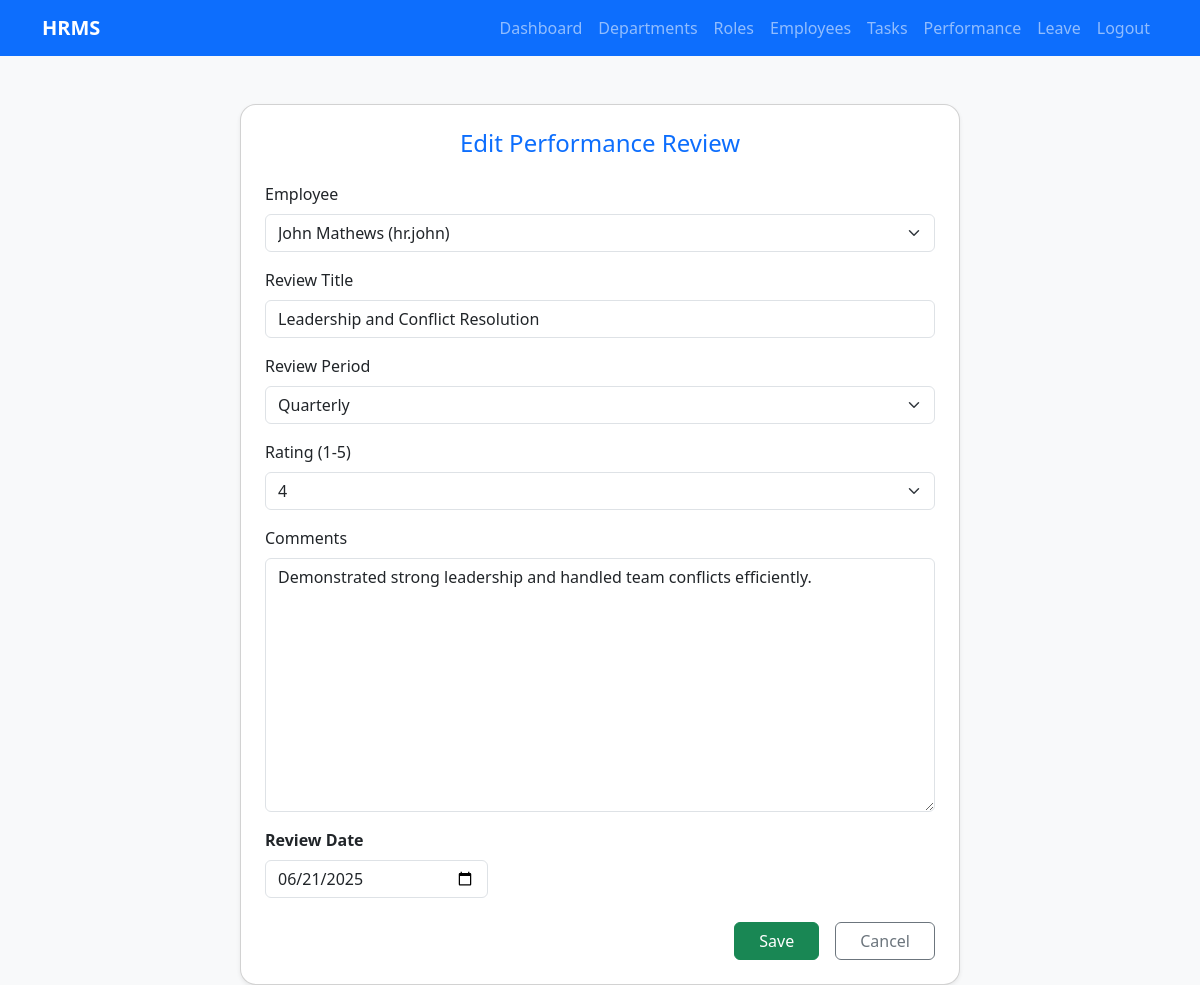
The page /departments/reviews/edit/1/ (signed in) on the database its author committed.
### departments/models.py (models this page shows)
class CustomUser(AbstractUser):
    employee_id = models.AutoField(primary_key=True)
    mobile = models.CharField(max_length=100)
    dept = models.ForeignKey(Department, on_delete=models.SET_NULL, null=True, blank=True)
    role = models.ForeignKey(Role, on_delete=models.SET_NULL, null=True, blank=True)
    reporting_manager = models.ForeignKey(
        'self',
        on_delete=models.SET_NULL,
        null=True,
        blank=True,
        related_name='subordinates'
    )
    date_of_joining = models.DateField(null=True, blank=True)
    created_at = models.DateTimeField(auto_now_add=True)
    updated_at = models.DateTimeField(auto_now=True)
    REQUIRED_FIELDS = ['email', 'first_name', 'last_name']
    def __str__(self):
        return f"{self.first_name} {self.last_name} ({self.username})"

class PerformanceReview(models.Model):
    review_title = models.CharField(max_length=200)
    employee = models.ForeignKey(CustomUser, on_delete=models.CASCADE, related_name='reviews_received')
    reviewed_by = models.ForeignKey(CustomUser, on_delete=models.CASCADE, related_name='reviews_given')
    review_period = models.CharField(max_length=50, choices=REVIEW_PERIOD_CHOICES)
    rating = models.IntegerField()
    comments = models.TextField()
    review_date = models.DateField()

### departments/views.py (the view)
# urls.py: path('reviews/edit/<int:pk>/', views.review_edit, name='review_edit'),
@login_required
def review_edit(request, pk):
    review = get_object_or_404(PerformanceReview, pk=pk)
    if not request.user.is_superuser and review.employee.reporting_manager != request.user:
        messages.error(request, "You are not authorized to edit this review.")
        return redirect('review_list')
    if request.method == 'POST':
        form = PerformanceReviewForm(request.POST, instance=review, user=request.user)
        if form.is_valid():
            form.save()
            messages.success(request, "Review updated successfully.")
            return redirect('review_list')
    else:
        form = PerformanceReviewForm(instance=review, user=request.user)
    return render(request, 'departments/performance_review_form.html', {
        'form': form
    })

### departments/forms.py
class PerformanceReviewForm(forms.ModelForm):
    class Meta:
        model = PerformanceReview
        fields = ['review_title', 'employee', 'review_period', 'rating', 'comments', 'review_date']  # ✅ Add here
        widgets = {
            'review_date': forms.DateInput(attrs={'type': 'date'}),
        }
    def __init__(self, *args, **kwargs):
        user = kwargs.pop('user', None)  # ✅ Extract user from kwargs
        super().__init__(*args, **kwargs)
        if user:
            self.fields['employee'].queryset = CustomUser.objects.filter(reporting_manager=user)

### templates/departments/performance_review_form.html (shortened to what this page needs)
{% extends 'departments/base.html' %}
{% load widget_tweaks %}
{% block content %}
<div class="container mt-5">
    <div class="row justify-content-center">
        <div class="col-md-8">
            <div class="card shadow-sm rounded-4 p-4">
                <h4 class="text-center mb-4 text-primary">
                    {% if form.instance.pk %}Edit{% else %}Add{% endif %} Performance Review
                </h4>
                <form method="post">
                    <div class="mb-3">
                        <label class="form-label">Employee</label>
                        {{ form.employee|add_class:"form-select" }}
                    </div>
                    <div class="mb-3">
                        <label class="form-label">Review Title</label>
                        {{ form.review_title|add_class:"form-control" }}
                    </div>
                    <div class="mb-3">
                        <label class="form-label">Review Period</label>
                        {{ form.review_period|add_class:"form-select" }}
                    </div>
                    <div class="mb-3">
                        <label class="form-label">Rating (1-5)</label>
                        {{ form.rating|add_class:"form-select" }}
                    </div>
                    <div class="mb-3">
                        <label class="form-label">Comments</label>
                        {{ form.comments|add_class:"form-control" }}
                    </div>
                    <div class="col-md-4 mb-3">
                    <label for="id_review_date" class="form-label fw-semibold">Review Date</label>
                    {{ form.review_date|add_class:"form-control" }}
                    </div>
                    <div class="d-flex justify-content-end gap-3 mt-4">
                        <button type="submit" class="btn btn-success px-4">Save</button>
                        <a href="{% url 'review_list' %}" class="btn btn-outline-secondary px-4">Cancel</a>
                    </div>
                </form>
            </div>
        </div>
    </div>
</div>
{% endblock %}

### templates/departments/base.html (style rules this page uses)
body { background-color: #f8f9fa; }

### rows shown on the page
CustomUser: employee "John Mathews (hr.john)"
PerformanceReview: review_title "Leadership and Conflict Resolution", review_period "Quarterly", rating "4", comments "Demonstrated strong leadership and handled team conflicts efficiently.", review_date "06/21/2025"
